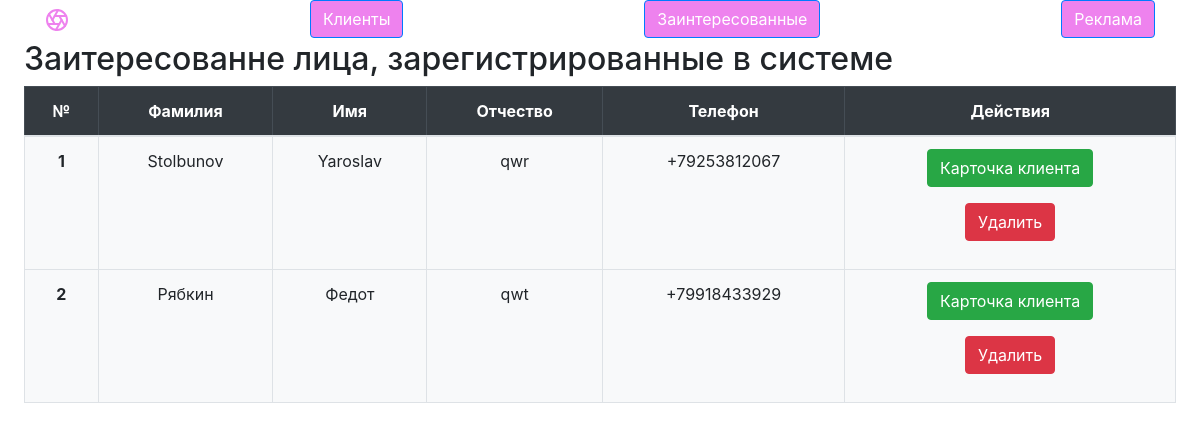
Screenshot of /interested with the database file from the repository.
### main/models.py (models this page shows)
class interested(models.Model):
    surname = models.CharField(max_length=200)
    name = models.CharField(max_length=200)
    lastname = models.CharField(max_length=200)
    phone = models.CharField(max_length=200)
    email = models.CharField(max_length=200, default='')
    comment = models.CharField(max_length=1000)

### main/views.py (the view)
# urls.py: path('interested', views.interested_),
def interested_(request):
    context = {'data': interested.objects.all()}
    return render(request, 'main/interested.html', context=context)

### main/templates/main/interested.html (shortened to what this page needs)
<!doctype html>
<html lang="en">
<head>
    <link rel="stylesheet" href="https://stackpath.bootstrapcdn.com/bootstrap/4.5.2/css/bootstrap.min.css">
</head>
<body>
{% include "./helpers/header.html" %}
<main class="ms-sm-auto px-md-4">
    <h2>Заитересованне лица, зарегистрированные в системе</h2>
    <div class="table-responsive">
        <div class="text-center bg-light">
            <table class="table table-bordered">
                <thead class="table-dark">
                <tr>
                    <th scope="col">№</th>
                    <th scope="col">Фамилия</th>
                    <th scope="col">Имя</th>
                    <th scope="col">Отчество</th>
                    <th scope="col">Телефон</th>
                    <th scope="col">Действия</th>
                </tr>
                </thead>
                <tbody>
                {%for item in data%}
                <tr>
                    <th>{{forloop.counter}}</th>
                    <td>{{item.surname}}</td>
                    <td>{{item.name}}</td>
                    <td>{{item.lastname}}</td>
                    <td>{{item.phone}}</td>
                    <td>
                        <p><a type="button" class="btn btn-success" href="/one_interested/{{item.id}}">Карточка клиента</a></p>
                        <p><a type="button" class="btn btn-danger" href="/interested/delite/{{item.id}}">Удалить</a></p>
                    </td>
                </tr>
                {%endfor%}
                </tbody>
            </table>
        </div>
    </div>
</main>
</body>
</html>

### main/templates/main/helpers/header.html (shortened to what this page needs)
<nav class="container d-flex flex-column flex-md-row justify-content-between">
    <a class="py-2" href="/">
    </a>
    <div class="dropdown">
        <button class="btn btn-primary" style="background-color:Violet" type="button"
                data-toggle="dropdown" aria-haspopup="true" aria-expanded="false">
            Клиенты
        </button>
    </div>
    <div class="dropdown">
        <button class="btn btn-primary" style="background-color:Violet" type="button"
                data-toggle="dropdown" aria-haspopup="true" aria-expanded="false">
            Заинтересованные
        </button>
    </div>
    <div class="dropdown">
        <button class="btn btn-primary" style="background-color:Violet" type="button"
                data-toggle="dropdown" aria-haspopup="true" aria-expanded="false">
            Реклама
        </button>
    </div>
</nav>

### rows the page displays
interested: surname "Stolbunov", name "Yaroslav", lastname "qwr", phone "+79253812067"
interested: surname "Рябкин", name "Федот", lastname "qwt", phone "+79918433929"
